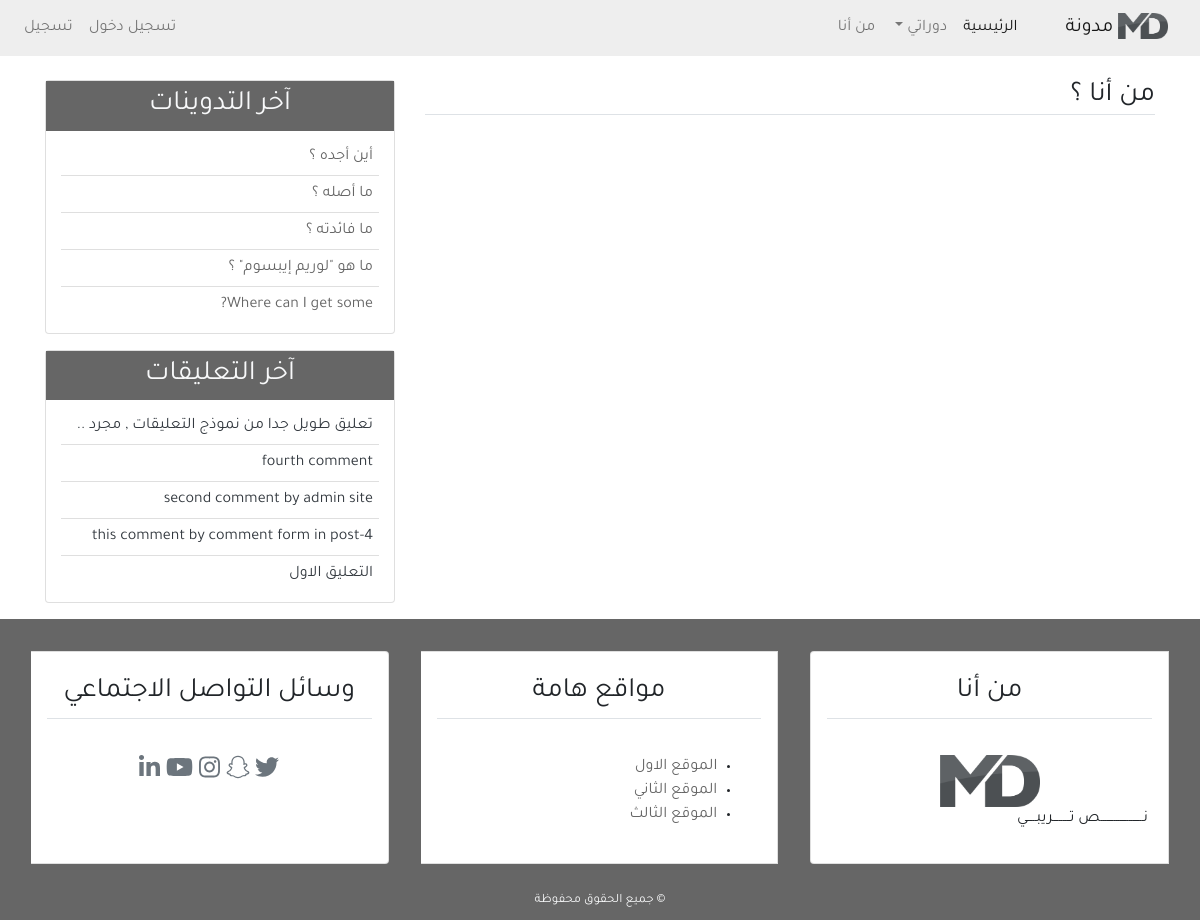
The page /about/ on the database its author committed.
### blog/models.py (models this page shows, shortened)
class Post(models.Model):                                           # -5a
    title = models.CharField(max_length=100)
    content = models.TextField()
    post_date = models.DateTimeField(default=timezone.now)           # (auto_now_add=True)
    post_update = models.DateTimeField(auto_now=True)
    author = models.ForeignKey(User, on_delete=models.CASCADE)
    class Meta:                                                     # -6b
        ordering = ('-post_date', )

class Comment(models.Model):                                        # -8a
    name = models.CharField(max_length=50, verbose_name='الاسم')    # -9c add arabic word
    email = models.EmailField(verbose_name='البريد الالكتروني')
    body = models.TextField(verbose_name='نص التعليق')
    cmnt_date = models.DateTimeField(auto_now=True)
    active = models.BooleanField(default=False)
    post = models.ForeignKey(Post, on_delete=models.CASCADE, related_name='comments')
    class Meta:                                                     # -8e
        ordering = ('-cmnt_date', )

### blog/views.py (the view)
def about(request):                                                 # -4a
    context = {
        'page_title': 'من أنا'
    }
    return render(request, 'blog/about.html', context)                       # -4a

### blog/templatetags/post_tag.py (called while the page is built)
@register.inclusion_tag('blog/latest_posts.html')       # -12a
def latest_posts():
    context = {
        'l_posts': Post.objects.all()[0:5]
    }
    return context

@register.inclusion_tag('blog/latest_comments.html')       # -13a
def latest_comments():
    context = {
        'l_comments': Comment.objects.filter(active=True)[0:5]
    }
    return context

### blog/templates/blog/about.html
{% extends 'blog/base.html' %}
{% load static %}
{% block content %}
<h3 class="border-bottom">من أنا ؟</h3>
{% endblock content %}

### blog/templates/blog/latest_posts.html
<ul class="list-group-flush latest_post">
    {% for post in l_posts %}
        <li class="list-group-item latest_post_item">
            <a href="{% url 'detail_url' post.id %}">{{ post.title }}</a>
        </li>
    {% endfor %}
</ul>

### blog/templates/blog/latest_comments.html
<ul class="list-group-flush latest_comment">
    {% for comment in l_comments %}
        <li class="list-group-item latest_comment_item">
            <a class="text-dark" href="{% url 'detail_url' comment.post.id %}">
                {% if comment.body|length > 40 %}
                {{ comment.body|slice:'40' }} ..
                {% else %}
                {{ comment.body }}
                {% endif %}
            </a>
        </li>
    {% empty %}
    <li class="list-group-item latest_comment_item">لا توجد تعليقات</li>
    {% endfor %}
</ul>

### blog/static/blog/css/main.css (style rules this page uses)
html, body { direction: rtl; text-align: right; }
body { font-family: 'Tajawal', 'sans-serif'; }
a { color: #666; }
.latest_post, .latest_comment { padding: 0 15px; }
.latest_post .latest_post_item, .latest_comment .latest_comment_item { padding: 6px; }
.latest_post li:first-child, .latest_comment li:first-child { border-top: 0; }
.latest_post li:last-child, .latest_comment li:last-child { border-bottom: 0; padding-bottom: 0; }

### rows shown on the page
Post: title "أين أجده ؟"
Post: title "ما أصله ؟"
Post: title "ما فائدته ؟"
Post: title "ما هو \"لوريم إيبسوم\" ؟"
Post: title "Where can I get some?"
Comment: body "تعليق طويل جدا من نموذج التعليقات , مجرد"
Comment: body "fourth comment"
Comment: body "second comment by admin site"
Comment: body "this comment by comment form in post-4"
Comment: body "التعليق الاول"
